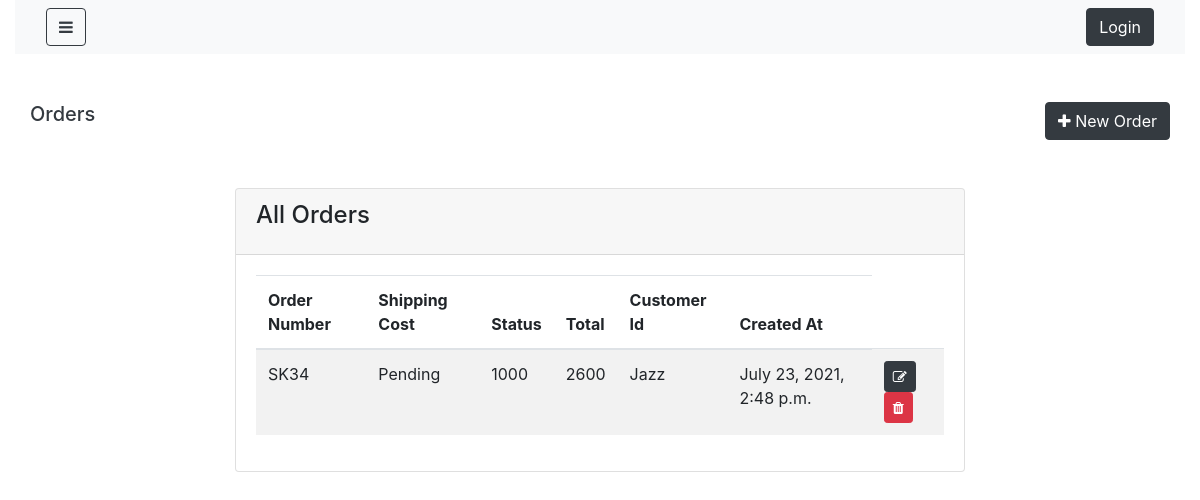
The page /orders on the database as committed earlier.
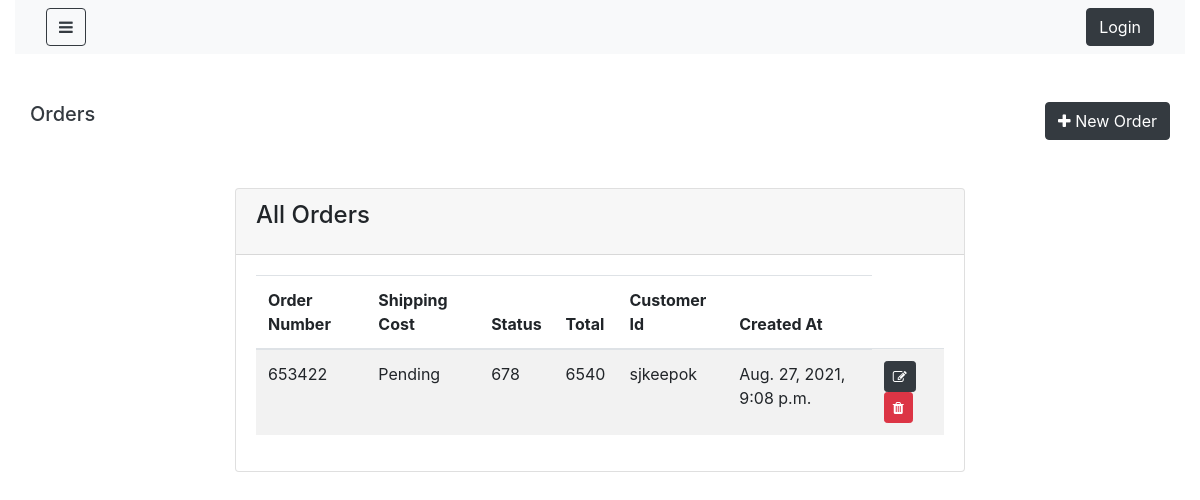
The same page on the database as committed later.
### shop/models.py (models this page shows, shortened)
class Order(models.Model):
    order_number= models.CharField(max_length=100,null=False, blank=False)
    shipping_cost= models.IntegerField(null=True, blank=True)
    status= models.CharField(max_length=300, null=False, blank=False, default="Pending")
    total= models.IntegerField(null=False, blank=False)
    customer_id= models.ForeignKey('Customer', on_delete= models.CASCADE, null=False, blank=False)
    created_at=models.DateTimeField(auto_now_add=True)
    updated_at=models.DateTimeField(auto_now=True)

class Customer(models.Model):
    name=models.CharField(max_length=300, null=False, blank=False)
    email=models.EmailField(max_length=300, null=False, blank=False)
    password=models.CharField(max_length=300, null=False, blank=True)
    phone_number=models.IntegerField(null=True, blank=True)
    created_at=models.DateTimeField(auto_now_add=True)
    updated_at=models.DateTimeField(auto_now=True)
    def __str__(self):
        return self.name

### shop/views.py (the view)
# urls.py: path('orders',OrderList.as_view(), name='order_list'),
class OrderList(ListView):
    login_required=True
    model=Order
    fields=['order_number', 'shipping_cost', 'status', 'total', 'customer_id']
    template_name= 'shop/admin/order_list.html'

### shop/templates/shop/admin/order_list.html
{% extends 'shop/admin/layouts/admin_master.html' %}
{% block content %}
<div class="container">
    <div class="row my-5">
        <h5 class="text-dark">Orders</h5>
        <a class="btn btn-dark ml-auto" href="{% url 'order_form' %}">
            <i class="fa fa-plus" aria-hidden="true"></i>   New Order
        </a>
    </div>
    <div class="row justify-content-center my-5">
        <div class="col-lg-8">
            <div class="card">
                <div class="card-header">
                    <h4 class="card-title">All Orders</h4>
                </div>
                <div class="card-body">
                    <table class="table table-striped table-hover">
                        <thead>
                            <tr>
                                <th>Order Number</th>
                                <th>Shipping Cost</th>
                                <th>Status</th>
                                <th>Total</th>
                                <th>Customer Id</th>
                                <th>Created At</th>
                            </tr>
                        </thead>
                        <tbody>
                            {% for object in object_list %}
                                <tr>
                                    <td>{{object.order_number}}</td>
                                    <td>{{object.status}}</td>
                                    <td>{{object.shipping_cost}}</td>
                                    <td>{{object.total}}</td>
                                    <td>{{object.customer_id}}</td>
                                    <td>{{object.created_at}}</td>
                                    <td>
                                        <a href="{% url 'order_update' object.id %}" class="btn btn-dark btn-sm">
                                            <i class="fa fa-edit"></i>
                                        </a>
                                        <a href="{% url 'order_delete' object.id %}" class="btn btn-danger btn-sm">
                                            <i class="fa fa-trash"></i>
                                        </a>
                                    </td>
                                </tr>
                            {% endfor %}
                        </tbody>
                    </table>
                </div>
            </div>
        </div>
    </div>
</div>
{% endblock content %}

Rows that differ between the two databases and show on the page:
removed Order: order_number "SK34", status "Pending", shipping_cost "1000", total "2600", customer_id "Jazz", created_at "July 23, 2021, 2:48 p.m."
added Order: order_number "653422", status "Pending", shipping_cost "678", total "6540", customer_id "sjkeepok", created_at "Aug. 27, 2021, 9:08 p.m."
